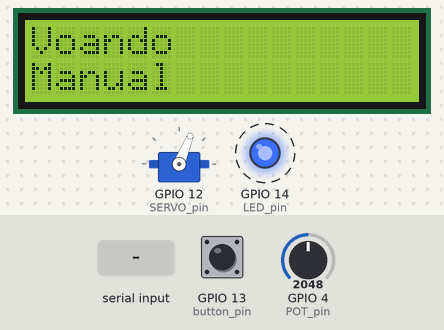
Recording of a program running on a simulated ESP32. On the bench: 16×2 character LCD, servo, output pins drawn as LEDs (lit = HIGH). Dashed ring = blinking. The test bench sets the inputs (shaded band); at power-on: GPIO 13 (button_pin) HIGH, GPIO 4 (POT_pin) = 2048 (analog values on the 0–4095 scale). Servo pulses on a pin are drawn as a servo (544–2400 µs = 0–180°); what the program prints to the serial monitor is not drawn.

Above: at 1.2 s.
1.3 s: "automatico\n" received over Serial
At 2.08 s:
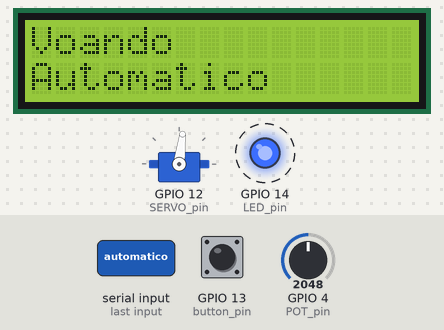
3.3 s: GPIO 13 (button_pin) pulled LOW for 0.15 s
At 3.47 s:
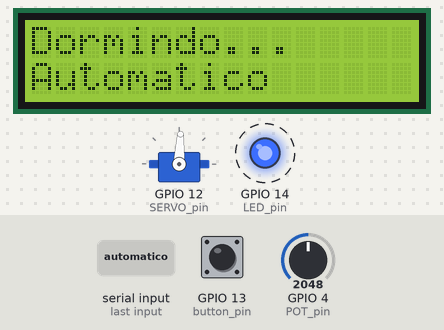
4.0 s: "manual\n" received over Serial
At 4.9 s:
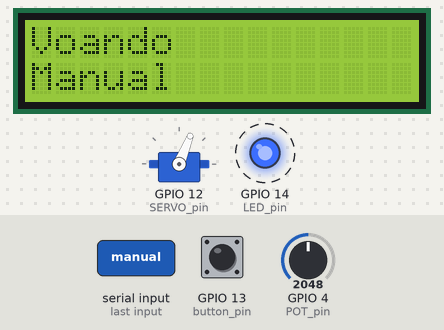
7.0 s: GPIO 13 (button_pin) pulled LOW for 1 s
At 7.4 s:
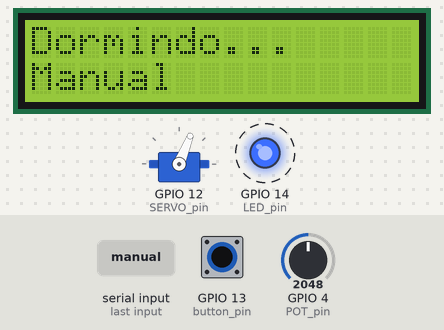
9.5 s: GPIO 4 (POT_pin) set to 1228
At 10.3 s:
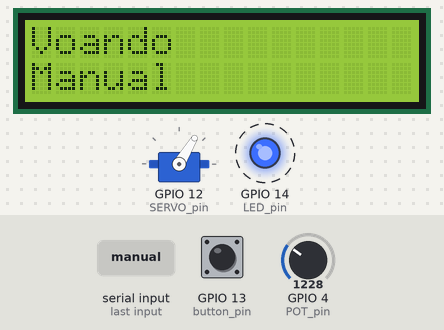
12.5 s: GPIO 4 (POT_pin) set to 3603
At 14.6 s:
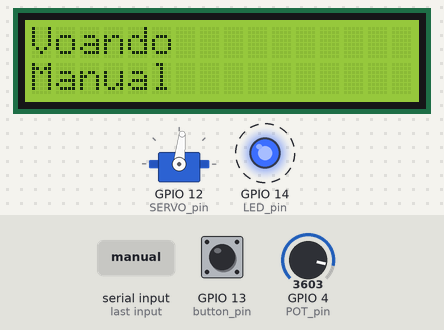
Timing chart, 0 to 16.5 s (numbered marks = the images above; inputs shaded):
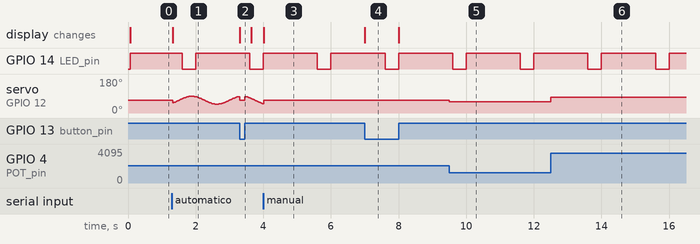

Measured:
- after the input at 1.3 s, the display: changes at once (image 1)
- after the input at 3.3 s, the display: changes at once (image 2)
- after the input at 4.0 s, the display: changes at once (image 3)
- after the input at 7.0 s, the display: changes at once (image 4)
- after the input at 9.5 s, servo on GPIO 12 (SERVO_pin): 68° → 59° at once
- after the input at 12.5 s, servo on GPIO 12 (SERVO_pin): 59° → 84° at once
- by itself, GPIO 14 (LED_pin): alternates HIGH for 1.6 s and LOW for 0.40 s

The program:

main.cpp
```cpp
#include <Arduino.h>
#include <LiquidCrystal.h>
#include <string.h>

const int rs = 22, en = 23, d4 = 5, d5 = 18, d6 = 19, d7 = 21;
LiquidCrystal lcd(rs, en, d4, d5, d6, d7);

static const int POT_pin   =  4; // entrada analogica
static const int button_pin   = 13; // leitura digital
static const int SERVO_pin = 12; // pwm
static const int LED_pin   = 14; // saida digital

static const int res       = 12;
static const int freq      = 50;
static const int channel   = 1;
// static const int T_high_ms = 2;
// static const int T_low_ms  = 1;

int POT_value    = 0;
int LDR_value    = 0;
int period       = 1500; // em ms
int period_blink = 2000;

// static const int max_duty = (T_high_ms * freq * 4095 / 1000);
// static const int min_duty = (T_low_ms * freq * 4095 / 1000);
static const int min_duty = 211;
static const int max_duty = 300;

enum FLIGHT_MODE {Auto, Manual};
FLIGHT_MODE mode = Manual;

enum COMPORTAMENTO {Dormindo, Voando};
COMPORTAMENTO comp = Voando;

void read_pot();
void read_Button();
void update_servo();
void update_eyes();
void update_LCD();
void receive_command();

// put function declarations here:
void
setup()
{
	analogReadResolution(res); // pot
	pinMode(button_pin, INPUT_PULLUP); // ldr
	pinMode(LED_pin, OUTPUT);

	ledcSetup(channel, freq, res); // servo
	ledcAttachPin(SERVO_pin, channel);

	lcd.begin(16,2);

	Serial.begin(115200);
	Serial.println("------------------------");
	Serial.println("Modos: manual ou automatico");
	Serial.print("Digite o modo: ");
}

void
loop()
{
	// Sensores
	read_pot();
	read_Button();

	// Cargas
	update_servo();
	update_eyes();

	// User
	update_LCD();
	receive_command();
}

// put function definitions here:
void
read_pot()
{
	POT_value = analogRead(POT_pin);
}

void
read_Button()
{
	LDR_value = digitalRead(button_pin);
	if(LDR_value == HIGH) {
		comp = Voando;
	} else {
		comp = Dormindo;
	}
}

void
update_servo()
{
	if(mode == Auto)
	{
		const double amplitude = ((double) (max_duty - min_duty))/2;
		const int offset = (min_duty + amplitude);
		if(comp == Voando) {
			double time = millis() % period;
			double omega = 2 * PI / ((double) period);
			double angle = time * omega;
			int duty = offset + amplitude * sin(angle);
			ledcWrite(channel, duty);
		} else {
			ledcWrite(channel, offset);
		}
	} else {
		int duty = map(POT_value, 0, 4095, min_duty, max_duty);
		ledcWrite(channel, duty);
	}
}

void
update_eyes()
{
	double time = millis() % period_blink;
	if(time < (0.8*period_blink)) {
		digitalWrite(LED_pin, HIGH);
	} else {
		digitalWrite(LED_pin, LOW);
	}
}


void
update_LCD()
{
	static FLIGHT_MODE mod_ant = mode;
	static COMPORTAMENTO comp_ant = comp;
	static int need_update = 1;

	if(comp != comp_ant) {
		comp_ant = comp;
		need_update = 1;
	}
	if(mode != mod_ant) {
		mod_ant = mode;
		need_update = 1;
	}
	if(need_update){
		need_update = 0;
		lcd.clear();
		if(comp == Voando) {
			lcd.print("Voando");
		} else {
			lcd.print("Dormindo...");
		}
		lcd.setCursor(0,1);
		if(mode == Manual) {
			lcd.print("Manual");
		} else {
			lcd.print("Automatico");
		}
	}
}

void
receive_command()
{
	static char str[100];
	static int i = 0;
	char c; // variável para o dado recebido
	if (Serial.available() > 0) {
        // lê do buffer o dado recebido:
        c = Serial.read();
		if(c == '\r') {
			// ignora
		} else if(c == '\n') {
			Serial.print(c);
			i = 0;
			if(strcmp(str, "manual") == 0) {
				Serial.println("Modo configurado para manual!");
				mode = Manual;
			} else if (strcmp(str,"automatico") == 0) {
				Serial.println("Modo configurado para automatico!");
				mode = Auto;
			} else {
				Serial.print("Modo ");
				Serial.print(str);
				Serial.println(" incorreto");
			}
			Serial.println("------------------------");
			Serial.println("Modos: manual ou automatico");
			Serial.print("Digite o modo: ");
		} else {
			Serial.print(c);
			str[i] = c;
			str[i+1] = '\0';
			i++;
		}
    }
}
```
